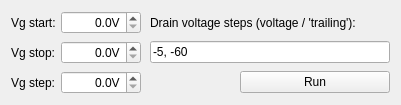
<?xml version="1.0" encoding="UTF-8"?>
<ui version="4.0">
 <class>Form</class>
 <widget class="QWidget" name="Form">
  <property name="geometry">
   <rect>
    <x>0</x>
    <y>0</y>
    <width>401</width>
    <height>96</height>
   </rect>
  </property>
  <property name="windowTitle">
   <string>Form</string>
  </property>
  <layout class="QVBoxLayout" name="verticalLayout">
   <item>
    <layout class="QGridLayout" name="gridLayout_4">
     <property name="leftMargin">
      <number>0</number>
     </property>
     <property name="horizontalSpacing">
      <number>5</number>
     </property>
     <property name="verticalSpacing">
      <number>7</number>
     </property>
     <item row="0" column="0">
      <widget class="QLabel" name="label_5">
       <property name="text">
        <string>Vg start:</string>
       </property>
      </widget>
     </item>
     <item row="1" column="1">
      <widget class="ScienDSpinBox" name="scienDSpinBoxVgStop">
       <property name="minimumSize">
        <size>
         <width>80</width>
         <height>0</height>
        </size>
       </property>
       <property name="maximumSize">
        <size>
         <width>80</width>
         <height>16777215</height>
        </size>
       </property>
       <property name="alignment">
        <set>Qt::AlignRight|Qt::AlignTrailing|Qt::AlignVCenter</set>
       </property>
       <property name="suffix">
        <string>V</string>
       </property>
       <property name="decimals">
        <number>1</number>
       </property>
      </widget>
     </item>
     <item row="0" column="2" rowspan="3">
      <spacer name="horizontalSpacer">
       <property name="orientation">
        <enum>Qt::Horizontal</enum>
       </property>
       <property name="sizeHint" stdset="0">
        <size>
         <width>0</width>
         <height>0</height>
        </size>
       </property>
      </spacer>
     </item>
     <item row="1" column="0">
      <widget class="QLabel" name="label_6">
       <property name="text">
        <string>Vg stop:</string>
       </property>
      </widget>
     </item>
     <item row="2" column="0">
      <widget class="QLabel" name="label_7">
       <property name="text">
        <string>Vg step:</string>
       </property>
      </widget>
     </item>
     <item row="2" column="1">
      <widget class="ScienDSpinBox" name="scienDSpinBoxVgStep">
       <property name="minimumSize">
        <size>
         <width>80</width>
         <height>0</height>
        </size>
       </property>
       <property name="maximumSize">
        <size>
         <width>80</width>
         <height>16777215</height>
        </size>
       </property>
       <property name="alignment">
        <set>Qt::AlignRight|Qt::AlignTrailing|Qt::AlignVCenter</set>
       </property>
       <property name="suffix">
        <string>V</string>
       </property>
       <property name="decimals">
        <number>1</number>
       </property>
      </widget>
     </item>
     <item row="0" column="1">
      <widget class="ScienDSpinBox" name="scienDSpinBoxVgStart">
       <property name="minimumSize">
        <size>
         <width>80</width>
         <height>0</height>
        </size>
       </property>
       <property name="maximumSize">
        <size>
         <width>80</width>
         <height>16777215</height>
        </size>
       </property>
       <property name="alignment">
        <set>Qt::AlignRight|Qt::AlignTrailing|Qt::AlignVCenter</set>
       </property>
       <property name="suffix">
        <string>V</string>
       </property>
       <property name="decimals">
        <number>1</number>
       </property>
      </widget>
     </item>
     <item row="0" column="3">
      <widget class="QLabel" name="label_3">
       <property name="sizePolicy">
        <sizepolicy hsizetype="Fixed" vsizetype="Preferred">
         <horstretch>0</horstretch>
         <verstretch>0</verstretch>
        </sizepolicy>
       </property>
       <property name="minimumSize">
        <size>
         <width>240</width>
         <height>0</height>
        </size>
       </property>
       <property name="maximumSize">
        <size>
         <width>240</width>
         <height>16777215</height>
        </size>
       </property>
       <property name="text">
        <string>Drain voltage steps (voltage / 'trailing'):</string>
       </property>
      </widget>
     </item>
     <item row="1" column="3">
      <widget class="QLineEdit" name="lineEditVdList">
       <property name="sizePolicy">
        <sizepolicy hsizetype="Preferred" vsizetype="Fixed">
         <horstretch>0</horstretch>
         <verstretch>0</verstretch>
        </sizepolicy>
       </property>
       <property name="minimumSize">
        <size>
         <width>240</width>
         <height>0</height>
        </size>
       </property>
       <property name="maximumSize">
        <size>
         <width>240</width>
         <height>16777215</height>
        </size>
       </property>
       <property name="text">
        <string>-5, -60</string>
       </property>
      </widget>
     </item>
     <item row="2" column="3" alignment="Qt::AlignRight">
      <widget class="QPushButton" name="pushButtonTransfer">
       <property name="sizePolicy">
        <sizepolicy hsizetype="Preferred" vsizetype="Fixed">
         <horstretch>0</horstretch>
         <verstretch>0</verstretch>
        </sizepolicy>
       </property>
       <property name="minimumSize">
        <size>
         <width>150</width>
         <height>0</height>
        </size>
       </property>
       <property name="maximumSize">
        <size>
         <width>150</width>
         <height>16777215</height>
        </size>
       </property>
       <property name="text">
        <string>Run</string>
       </property>
      </widget>
     </item>
    </layout>
   </item>
  </layout>
 </widget>
 <customwidgets>
  <customwidget>
   <class>ScienDSpinBox</class>
   <extends>QDoubleSpinBox</extends>
   <header>keithleygui.utils.scientific_spinbox.h</header>
  </customwidget>
 </customwidgets>
 <resources/>
 <connections/>
</ui>
